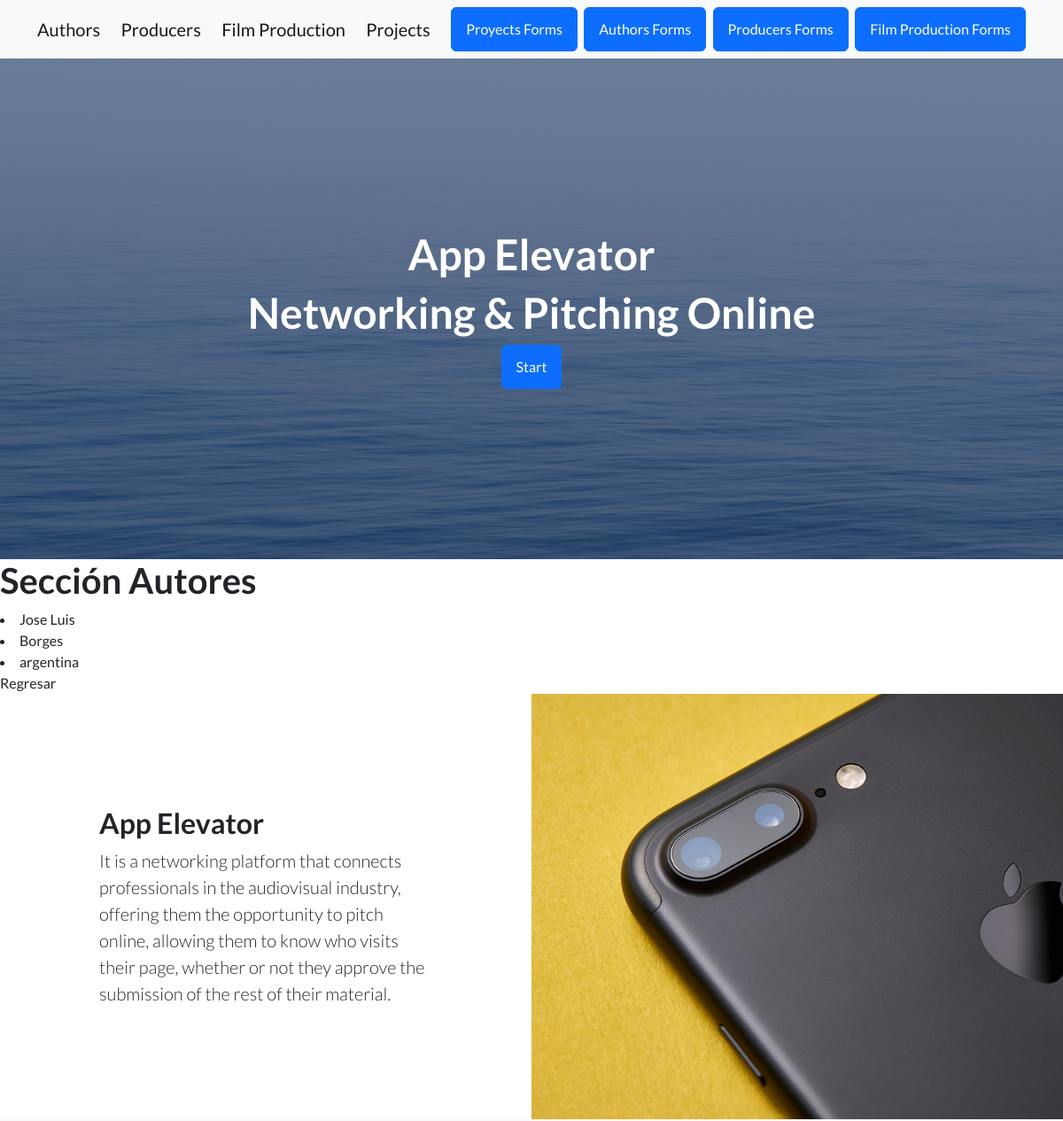
The app's page /App-Elevator/lista-autor/ (upper part), older data.
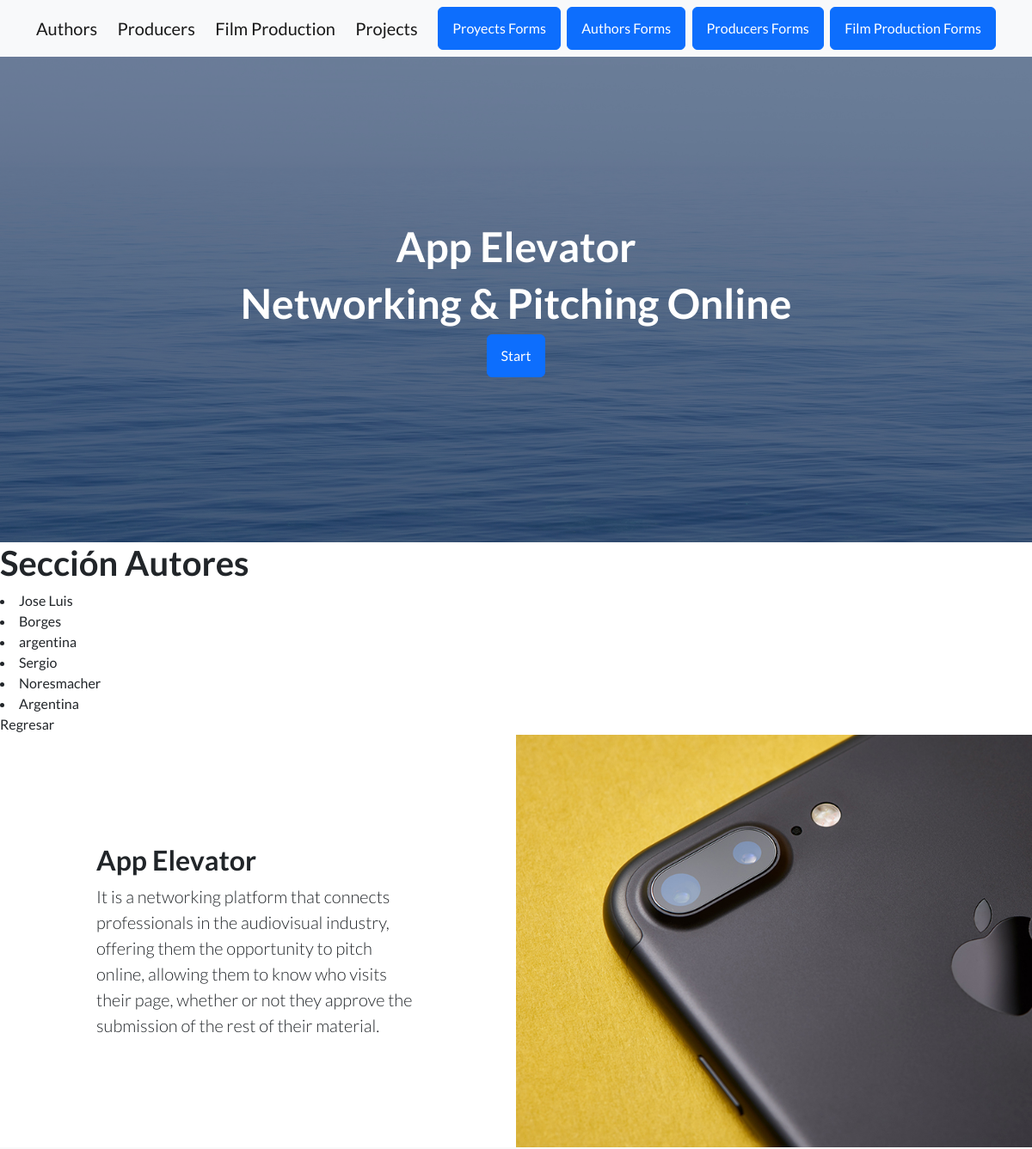
The same page, newer data.
### AppElevator/models.py (models this page shows)
class autor (models.Model):
    nombre = models.CharField(max_length=30)
    apellido =  models.CharField(max_length=50)
    edad = models.IntegerField(5)
    email= models.EmailField(max_length=254)
    pais = models.CharField(max_length=50)

### AppElevator/views.py (the view)
# urls.py: path('lista-autor/',lista_autor),
def lista_autor(request):
    listas_autor = autor.objects.all()
    return render(request, 'listas_autor.html', {"listas_autor": listas_autor})

### AppElevator/templates/listas_autor.html
        {% extends 'padre.html' %}
        {% block contenidoQueCambia %}
        <h1> Sección Autores  </h1>
        {% for autor in listas_autor %}
            <li>{{autor.nombre}}</li>
            <li>{{autor.apellido}}</li>
            <li>{{ autor.pais }}</li>
        {% endfor %}
        <a class="navbar-brand" href="/App-Elevator/">Regresar</a>
        {% endblock contenidoQueCambia %}

Row changes from the older to the newer data that the page shows:
added autor: nombre "Sergio", apellido "Noresmacher", pais "Argentina"
